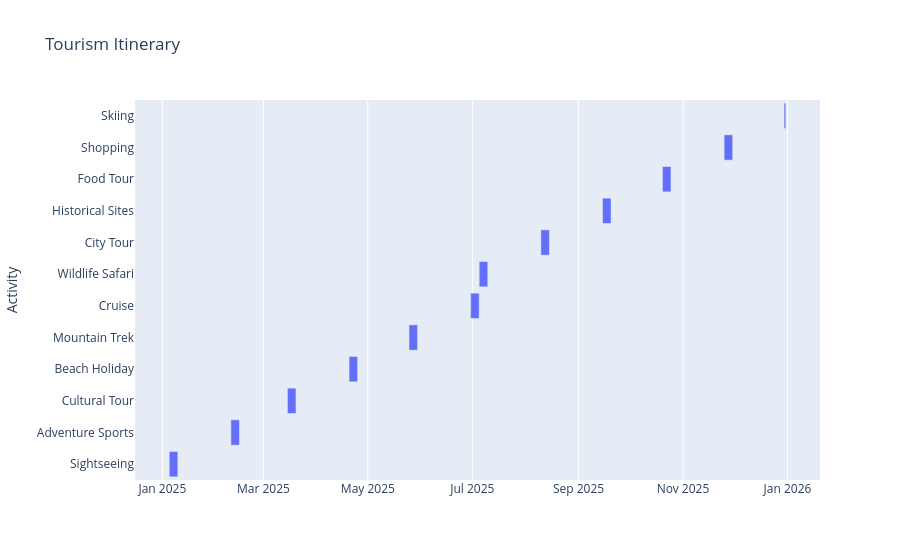

The code cell stored with this chart in its notebook:
### Code cell
fig = px.timeline(df, x_start='Start_Date', x_end='End_Date', y='Activity', title='Tourism Itinerary')
fig.show()

### Figure 1 — Plotly figure (JSON) as saved in the notebook; plotly's stock layout.template omitted (floating-point values rounded to 4 significant figures)
{"data": [{"base": ["2025-01-05T00:00:00.000000", "2025-02-10T00:00:00.000000", "2025-03-15T00:00:00.000000", "2025-04-20T00:00:00.000000", "2025-05-25T00:00:00.000000", "2025-06-30T00:00:00.000000", "2025-07-05T00:00:00.000000", "2025-08-10T00:00:00.000000", "2025-09-15T00:00:00.000000", "2025-10-20T00:00:00.000000", "2025-11-25T00:00:00.000000", "2025-12-30T00:00:00.000000"], "hovertemplate": "Start_Date=%{base}<br>End_Date=%{x}<br>Activity=%{y}<extra></extra>", "legendgroup": "", "marker": {"color": "#636efa", "pattern": {"shape": ""}}, "name": "", "orientation": "h", "showlegend": false, "textposition": "auto", "type": "bar", "x": [432000000, 432000000, 432000000, 432000000, 432000000, 432000000, 432000000, 432000000, 432000000, 432000000, 432000000, 86400000], "xaxis": "x", "y": ["Sightseeing", "Adventure Sports", "Cultural Tour", "Beach Holiday", "Mountain Trek", "Cruise", "Wildlife Safari", "City Tour", "Historical Sites", "Food Tour", "Shopping", "Skiing"], "yaxis": "y"}], "layout": {"barmode": "overlay", "legend": {"tracegroupgap": 0}, "title": {"text": "Tourism Itinerary"}, "xaxis": {"anchor": "y", "domain": [0, 1], "type": "date"}, "yaxis": {"anchor": "x", "domain": [0, 1], "title": {"text": "Activity"}}}}
